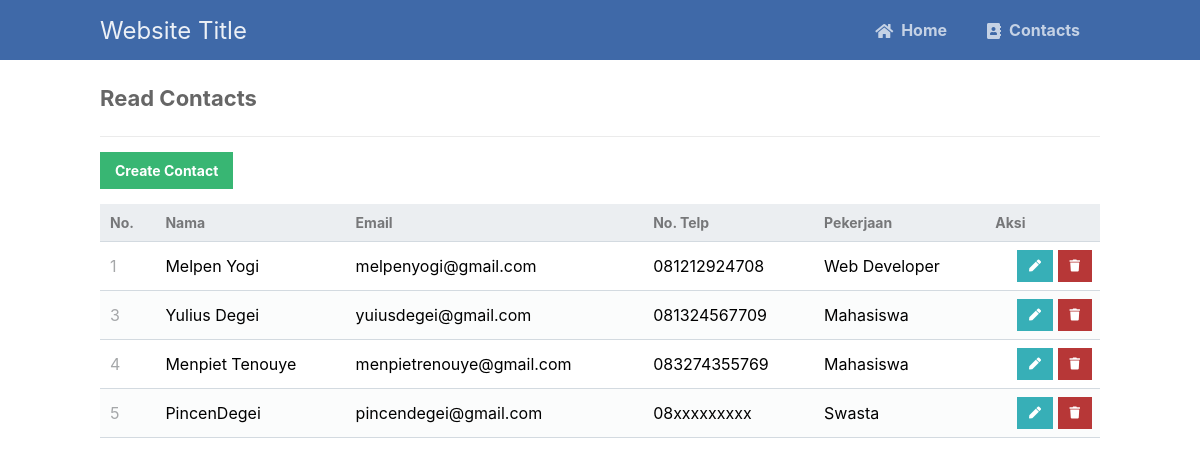
The app's page /read.php with its own data.
### tables this page shows
CREATE TABLE `kontak` (
  `id` int(11) NOT NULL,
  `nama` varchar(50) NOT NULL,
  `email` varchar(50) NOT NULL,
  `notelp` varchar(30) NOT NULL,
  `pekerjaan` varchar(50) NOT NULL
);

### read.php (the view, shortened to what this page needs)
<?php
include 'functions.php';
$pdo = pdo_connect_mysql();
$page = isset($_GET['page']) && is_numeric($_GET['page']) ? (int)$_GET['page'] : 1;
$records_per_page = 5;
$stmt = $pdo->prepare('SELECT * FROM kontak ORDER BY id LIMIT :current_page, :record_per_page');
$stmt->bindValue(':current_page', ($page-1)*$records_per_page, PDO::PARAM_INT);
$stmt->bindValue(':record_per_page', $records_per_page, PDO::PARAM_INT);
$stmt->execute();
$contacts = $stmt->fetchAll(PDO::FETCH_ASSOC);
?>
<?=template_header('Read')?>
<div class="content read">
	<h2>Read Contacts</h2>
	<a href="create.php" class="create-contact">Create Contact</a>
	<table>
        <thead>
            <tr>
                <td>No.</td>
                <td>Nama</td>
                <td>Email</td>
                <td>No. Telp</td>
                <td>Pekerjaan</td>
                <td>Aksi</td>
            </tr>
        </thead>
        <tbody>
            <?php foreach ($contacts as $contact): ?>
            <tr>
                <td><?=$contact['id']?></td>
                <td><?=$contact['nama']?></td>
                <td><?=$contact['email']?></td>
                <td><?=$contact['notelp']?></td>
                <td><?=$contact['pekerjaan']?></td>
                <td class="actions">
                    <a href="update.php?id=<?=$contact['id']?>" class="edit"><i class="fas fa-pen fa-xs"></i></a>
                    <a href="delete.php?id=<?=$contact['id']?>" class="trash"><i class="fas fa-trash fa-xs"></i></a>
                </td>
            </tr>
            <?php endforeach; ?>
        </tbody>
    </table>
</div>
<?=template_footer()?>

### functions.php (shortened to what this page needs)
<?php
function template_header($title) {
echo <<<EOT
	<!DOCTYPE html>
	<html>
		<head>
			<meta charset="utf-8">
			<title>$title</title>
			<link href="style.css" rel="stylesheet" type="text/css">
			<link rel="stylesheet" href="https://use.fontawesome.com/releases/v5.7.1/css/all.css">
		</head>
		<body>
		<nav class="navtop">
			<div>
				<h1>Website Title</h1>
				<a href="index.php"><i class="fas fa-home"></i>Home</a>
				<a href="read.php"><i class="fas fa-address-book"></i>Contacts</a>
			</div>
		</nav>
EOT;
}
function template_footer() {
echo <<<EOT
    </body>
</html>
EOT;
}
?>

### style.css (style rules this page uses)
* { box-sizing: border-box; font-family: -apple-system, BlinkMacSystemFont, "segoe ui", roboto, oxygen, ubuntu, cantarell, "fira sans", "droid sans", "helvetica neue", Arial, sans-serif; font-size: 16px; -webkit-font-smoothing: antialiased; -moz-osx-font-smoothing: grayscale; }
body { background-color: #FFFFFF; margin: 0; }
.navtop { background-color: #3f69a8; height: 60px; width: 100%; border: 0; }
.navtop div { display: flex; margin: 0 auto; width: 1000px; height: 100%; }
.navtop div h1, .navtop div a { display: inline-flex; align-items: center; }
.navtop div h1 { flex: 1; font-size: 24px; padding: 0; margin: 0; color: #ecf0f6; font-weight: normal; }
.navtop div a { padding: 0 20px; text-decoration: none; color: #c5d2e5; font-weight: bold; }
.navtop div a i { padding: 2px 8px 0 0; }
.content { width: 1000px; margin: 0 auto; }
.content h2 { margin: 0; padding: 25px 0; font-size: 22px; border-bottom: 1px solid #ebebeb; color: #666666; }
.read .create-contact { display: inline-block; text-decoration: none; background-color: #38b673; font-weight: bold; font-size: 14px; color: #FFFFFF; padding: 10px 15px; margin: 15px 0; }
.read table { width: 100%; padding-top: 30px; border-collapse: collapse; }
.read table thead { background-color: #ebeef1; border-bottom: 1px solid #d3dae0; }
.read table thead td { padding: 10px; font-weight: bold; color: #767779; font-size: 14px; }
.read table tbody tr { border-bottom: 1px solid #d3dae0; }
.read table tbody tr:nth-child(even) { background-color: #fbfcfc; }
.read table tbody tr td { padding: 10px; }
.read table tbody tr td:nth-child(1) { color: #a5a7a9; }
.read table tbody tr td.actions { padding: 8px; text-align: right; }
.read table tbody tr td.actions .edit, .read table tbody tr td.actions .trash { display: inline-flex; text-align: right; text-decoration: none; color: #FFFFFF; padding: 10px 12px; }
.read table tbody tr td.actions .trash { background-color: #b73737; }
.read table tbody tr td.actions .edit { background-color: #37afb7; }

### records on screen
kontak: id "1", nama "Melpen Yogi", email "melpenyogi@gmail.com", notelp "081212924708", pekerjaan "Web Developer"
kontak: id "3", nama "Yulius Degei", email "yuiusdegei@gmail.com", notelp "081324567709", pekerjaan "Mahasiswa"
kontak: id "4", nama "Menpiet Tenouye", email "menpietrenouye@gmail.com", notelp "083274355769", pekerjaan "Mahasiswa"
kontak: id "5", nama "PincenDegei", email "pincendegei@gmail.com", notelp "08xxxxxxxxx", pekerjaan "Swasta"
